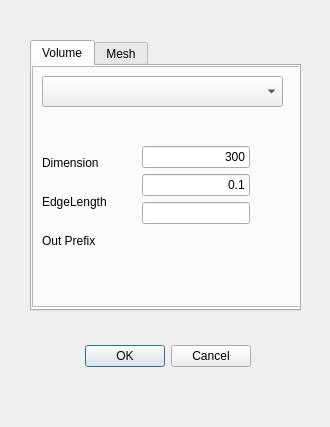
<?xml version="1.0" encoding="UTF-8"?>
<ui version="4.0">
 <class>generateRawVDialog</class>
 <widget class="QDialog" name="generateRawVDialog">
  <property name="geometry">
   <rect>
    <x>0</x>
    <y>0</y>
    <width>330</width>
    <height>427</height>
   </rect>
  </property>
  <property name="windowTitle">
   <string>generateRawV Dialog</string>
  </property>
  <property name="modal">
   <bool>false</bool>
  </property>
  <widget class="QDialogButtonBox" name="buttonBox">
   <property name="geometry">
    <rect>
     <x>-90</x>
     <y>340</y>
     <width>341</width>
     <height>32</height>
    </rect>
   </property>
   <property name="orientation">
    <enum>Qt::Horizontal</enum>
   </property>
   <property name="standardButtons">
    <set>QDialogButtonBox::Cancel|QDialogButtonBox::Ok</set>
   </property>
  </widget>
  <widget class="QTabWidget" name="tabWidget">
   <property name="enabled">
    <bool>true</bool>
   </property>
   <property name="geometry">
    <rect>
     <x>30</x>
     <y>40</y>
     <width>271</width>
     <height>271</height>
    </rect>
   </property>
   <property name="currentIndex">
    <number>0</number>
   </property>
   <widget class="QWidget" name="m_VolumeTab">
    <attribute name="title">
     <string>Volume</string>
    </attribute>
    <widget class="QFrame" name="m_frameVolume">
     <property name="enabled">
      <bool>true</bool>
     </property>
     <property name="geometry">
      <rect>
       <x>0</x>
       <y>0</y>
       <width>271</width>
       <height>241</height>
      </rect>
     </property>
     <property name="frameShape">
      <enum>QFrame::StyledPanel</enum>
     </property>
     <property name="frameShadow">
      <enum>QFrame::Raised</enum>
     </property>
     <widget class="QWidget" name="layoutWidget">
      <property name="geometry">
       <rect>
        <x>10</x>
        <y>80</y>
        <width>91</width>
        <height>111</height>
       </rect>
      </property>
      <layout class="QVBoxLayout" name="m_verticalLayout">
       <item>
        <widget class="QLabel" name="m_LabelDim">
         <property name="text">
          <string>Dimension</string>
         </property>
        </widget>
       </item>
       <item>
        <widget class="QLabel" name="m_LabelEdgeLength">
         <property name="text">
          <string>EdgeLength</string>
         </property>
        </widget>
       </item>
       <item>
        <widget class="QLabel" name="m_LabelOutPrefix">
         <property name="text">
          <string>Out Prefix</string>
         </property>
        </widget>
       </item>
      </layout>
     </widget>
     <widget class="QWidget" name="layoutWidget">
      <property name="geometry">
       <rect>
        <x>110</x>
        <y>80</y>
        <width>148</width>
        <height>131</height>
       </rect>
      </property>
      <layout class="QVBoxLayout" name="verticalLayout_4">
       <property name="sizeConstraint">
        <enum>QLayout::SetFixedSize</enum>
       </property>
       <item>
        <widget class="QLineEdit" name="m_Dimension">
         <property name="sizePolicy">
          <sizepolicy hsizetype="MinimumExpanding" vsizetype="Fixed">
           <horstretch>0</horstretch>
           <verstretch>0</verstretch>
          </sizepolicy>
         </property>
         <property name="text">
          <string>300</string>
         </property>
         <property name="alignment">
          <set>Qt::AlignRight|Qt::AlignTrailing|Qt::AlignVCenter</set>
         </property>
        </widget>
       </item>
       <item>
        <widget class="QLineEdit" name="m_Edgelength">
         <property name="text">
          <string>0.1</string>
         </property>
         <property name="alignment">
          <set>Qt::AlignRight|Qt::AlignTrailing|Qt::AlignVCenter</set>
         </property>
        </widget>
       </item>
       <item>
        <widget class="QLineEdit" name="m_Prefix"/>
       </item>
      </layout>
     </widget>
     <widget class="QComboBox" name="m_VolumeList">
      <property name="geometry">
       <rect>
        <x>10</x>
        <y>10</y>
        <width>241</width>
        <height>31</height>
       </rect>
      </property>
     </widget>
    </widget>
   </widget>
   <widget class="QWidget" name="m_MeshTab">
    <attribute name="title">
     <string>Mesh</string>
    </attribute>
    <widget class="QFrame" name="m_frameMesh">
     <property name="enabled">
      <bool>true</bool>
     </property>
     <property name="geometry">
      <rect>
       <x>0</x>
       <y>0</y>
       <width>281</width>
       <height>251</height>
      </rect>
     </property>
     <property name="frameShape">
      <enum>QFrame::StyledPanel</enum>
     </property>
     <property name="frameShadow">
      <enum>QFrame::Raised</enum>
     </property>
     <widget class="QWidget" name="layoutWidget">
      <property name="geometry">
       <rect>
        <x>120</x>
        <y>40</y>
        <width>148</width>
        <height>194</height>
       </rect>
      </property>
      <layout class="QVBoxLayout" name="m_verticalLayout_2">
       <property name="sizeConstraint">
        <enum>QLayout::SetFixedSize</enum>
       </property>
       <item>
        <widget class="QLineEdit" name="m_MeshStart">
         <property name="text">
          <string>1</string>
         </property>
         <property name="alignment">
          <set>Qt::AlignRight|Qt::AlignTrailing|Qt::AlignVCenter</set>
         </property>
        </widget>
       </item>
       <item>
        <widget class="QLineEdit" name="m_MeshEnd">
         <property name="text">
          <string>10</string>
         </property>
         <property name="alignment">
          <set>Qt::AlignRight|Qt::AlignTrailing|Qt::AlignVCenter</set>
         </property>
        </widget>
       </item>
       <item>
        <widget class="QLineEdit" name="m_MeshPref"/>
       </item>
       <item>
        <widget class="QLineEdit" name="m_MeshDimension">
         <property name="sizePolicy">
          <sizepolicy hsizetype="MinimumExpanding" vsizetype="Fixed">
           <horstretch>0</horstretch>
           <verstretch>0</verstretch>
          </sizepolicy>
         </property>
         <property name="text">
          <string>300</string>
         </property>
         <property name="alignment">
          <set>Qt::AlignRight|Qt::AlignTrailing|Qt::AlignVCenter</set>
         </property>
        </widget>
       </item>
       <item>
        <widget class="QLineEdit" name="m_MeshEdgelength">
         <property name="text">
          <string>0.1</string>
         </property>
         <property name="alignment">
          <set>Qt::AlignRight|Qt::AlignTrailing|Qt::AlignVCenter</set>
         </property>
        </widget>
       </item>
       <item>
        <widget class="QLineEdit" name="m_MeshOutPrefix"/>
       </item>
      </layout>
     </widget>
     <widget class="QWidget" name="layoutWidget">
      <property name="geometry">
       <rect>
        <x>10</x>
        <y>40</y>
        <width>101</width>
        <height>191</height>
       </rect>
      </property>
      <layout class="QVBoxLayout" name="m_verticalLayout_3">
       <item>
        <widget class="QLabel" name="label">
         <property name="text">
          <string>MeshStart</string>
         </property>
        </widget>
       </item>
       <item>
        <widget class="QLabel" name="label_2">
         <property name="text">
          <string>MeshEnd</string>
         </property>
        </widget>
       </item>
       <item>
        <widget class="QLabel" name="label_3">
         <property name="text">
          <string>Mesh Prefix</string>
         </property>
        </widget>
       </item>
       <item>
        <widget class="QLabel" name="m_LabelDim_2">
         <property name="text">
          <string>Dimension</string>
         </property>
        </widget>
       </item>
       <item>
        <widget class="QLabel" name="m_LabelEdgeLength_2">
         <property name="text">
          <string>EdgeLength</string>
         </property>
        </widget>
       </item>
       <item>
        <widget class="QLabel" name="m_LabelOutPrefix_2">
         <property name="text">
          <string>Out Prefix</string>
         </property>
        </widget>
       </item>
      </layout>
     </widget>
     <widget class="QComboBox" name="m_VolumeListForMesh">
      <property name="geometry">
       <rect>
        <x>10</x>
        <y>10</y>
        <width>241</width>
        <height>27</height>
       </rect>
      </property>
     </widget>
    </widget>
   </widget>
  </widget>
 </widget>
 <resources/>
 <connections>
  <connection>
   <sender>buttonBox</sender>
   <signal>accepted()</signal>
   <receiver>generateRawVDialog</receiver>
   <slot>accept()</slot>
   <hints>
    <hint type="sourcelabel">
     <x>248</x>
     <y>254</y>
    </hint>
    <hint type="destinationlabel">
     <x>157</x>
     <y>274</y>
    </hint>
   </hints>
  </connection>
  <connection>
   <sender>buttonBox</sender>
   <signal>rejected()</signal>
   <receiver>generateRawVDialog</receiver>
   <slot>reject()</slot>
   <hints>
    <hint type="sourcelabel">
     <x>316</x>
     <y>260</y>
    </hint>
    <hint type="destinationlabel">
     <x>286</x>
     <y>274</y>
    </hint>
   </hints>
  </connection>
 </connections>
</ui>
